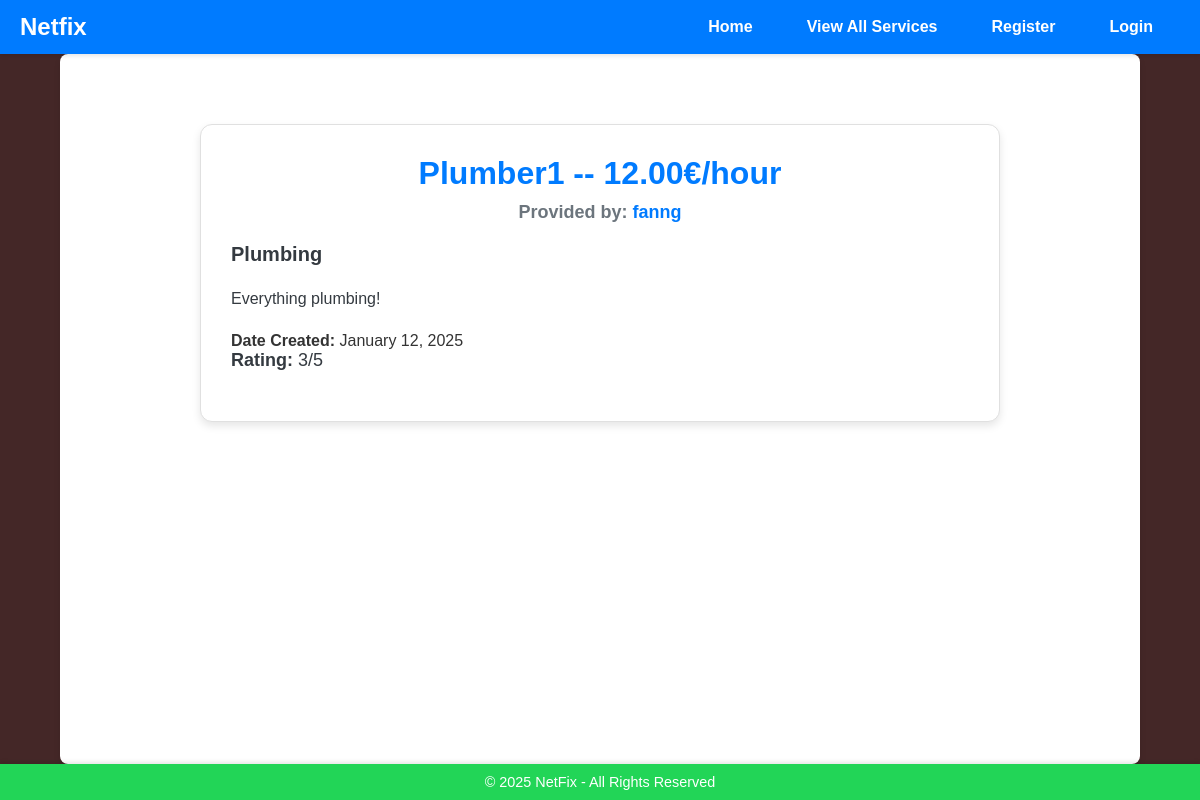
The page /services/1/ on the database as committed earlier.
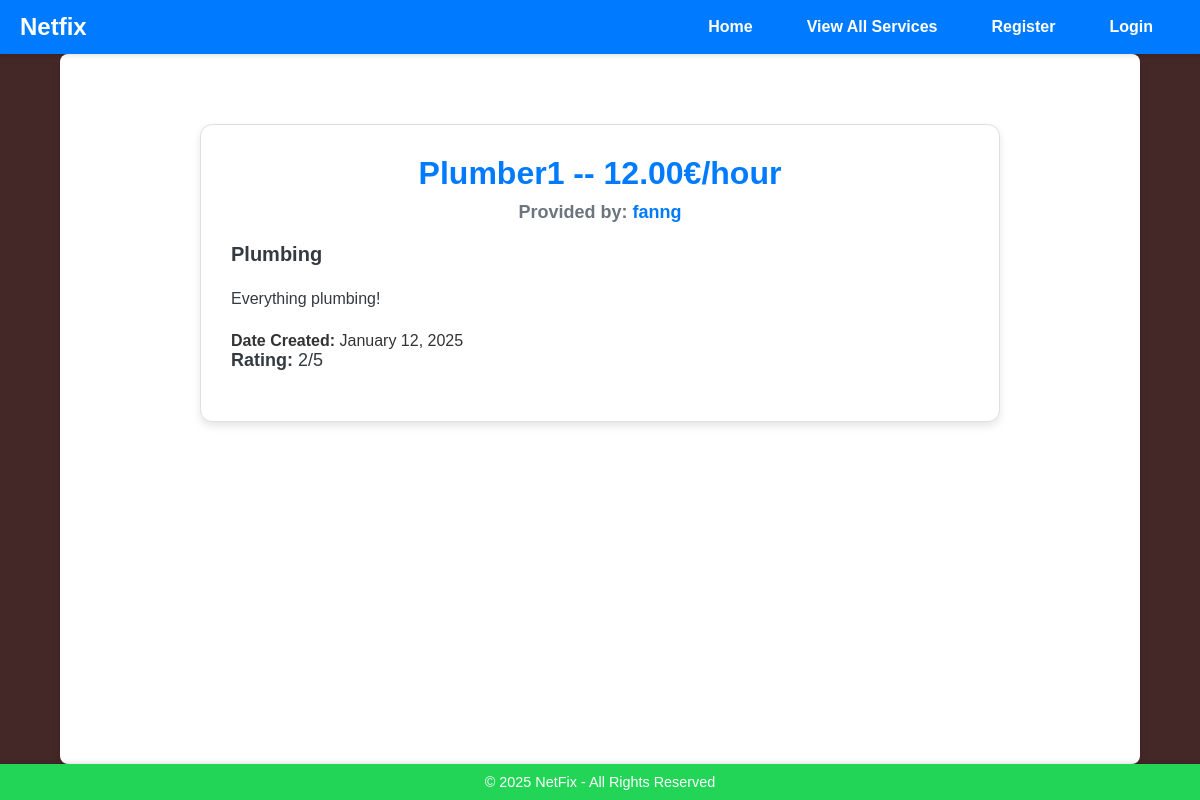
The same page on the database as committed later.
### services/models.py (models this page shows, shortened)
class Service(models.Model):
    FIELD_CHOICES = (
        ('Air Conditioner', 'Air Conditioner'),
        ('Carpentry', 'Carpentry'),
        ('Electricity', 'Electricity'),
        ('Gardening', 'Gardening'),
        ('Home Machines', 'Home Machines'),
        ('Housekeeping', 'Housekeeping'),
        ('Interior Design', 'Interior Design'),
        ('Locks', 'Locks'),
        ('Painting', 'Painting'),
        ('Plumbing', 'Plumbing'),
        ('Water Heaters', 'Water Heaters'),
    )
    company = models.ForeignKey(Company, on_delete=models.CASCADE)
    name = models.CharField(max_length=40)
    description = models.TextField()
    price_hour = models.DecimalField(decimal_places=2, max_digits=5, validators=[MinValueValidator(0.00)])
    rating = models.IntegerField(validators=[MinValueValidator(0), MaxValueValidator(5)], default=0)
    field = models.CharField(max_length=30, choices=FIELD_CHOICES)
    date_created = models.DateTimeField(auto_now_add=True)

### users/models.py (models this page shows, shortened)
class Company(models.Model):
    FIELD_CHOICES = (
        ('Air Conditioner', 'Air Conditioner'),
        ('All in One', 'All in One'),
        ('Carpentry', 'Carpentry'),
        ('Electricity', 'Electricity'),
        ('Gardening', 'Gardening'),
        ('Home Machines', 'Home Machines'),
        ('Housekeeping', 'Housekeeping'),
        ('Interior Design', 'Interior Design'),
        ('Locks', 'Locks'),
        ('Painting', 'Painting'),
        ('Plumbing', 'Plumbing'),
        ('Water Heaters', 'Water Heaters'),
    )
    user = models.OneToOneField(User, on_delete=models.CASCADE, primary_key=True)
    name = models.CharField(max_length=100, default='unknown')
    field = models.CharField(max_length=70, choices=FIELD_CHOICES, blank=False, null=False)
    rating = models.IntegerField(validators=[MaxValueValidator(5), MinValueValidator(0)], default=0)
    profile_image = models.ImageField(upload_to='company_images/', blank=True, null=True)

class User(AbstractUser):
    is_company = models.BooleanField(default=False)
    is_customer = models.BooleanField(default=False)
    email = models.EmailField(unique=True)  # Ensure email is unique and correctly set up

### services/views.py (the view)
# urls.py: path('<int:id>/', v.service_detail, name='service_detail'),
def service_detail(request, id):
    service = get_object_or_404(Service, id=id)
    company = service.company  # Get the company that created the service
    user_rating = None
    if request.user.is_authenticated:
        user_rating = ServiceRating.objects.filter(service=service, user=request.user).first()
    if request.method == 'POST' and user_rating is None:
        form = ServiceRatingForm(request.POST)
        if form.is_valid():
            rating = form.save(commit=False)
            rating.service = service
            rating.user = request.user
            rating.save()
            update_service_rating(service)
            return redirect('services:service_detail', id=service.id)
    else:
        form = ServiceRatingForm()
    return render(request, 'services/service_detail.html', {
        'service': service,
        'company': company,
        'form': form,
        'user_rating': user_rating
    })

### services/templates/services/service_detail.html (shortened to what this page needs)
{% extends 'main/base.html' %}
{% load static %}
{% block content %}
<div class="service-detail-container">
    <div class="service-info-header">
        <h1>{{ service.name }} -- {{ service.price_hour }}€/hour</h1>
        <h5>
            Provided by:
            <a href="{% url 'users:company_profile' username=service.company.user.username %}">
                {{ service.company.user.username }}
            </a>
        </h5>
    </div>
    <h3 class="service-field">{{ service.field }}</h3>
    <p class="service-description">{{ service.description }}</p>
    <p class="service-fie"><strong>Date Created:</strong> {{ service.date_created|date:"F j, Y" }}</p>
    <p class="service-rating"><strong>Rating:</strong> {{ service.rating }}/5</p>
</div>
{% endblock %}

Rows that differ between the two databases and show on the page:
changed Service "Plumber1": rating "3" → "2"
